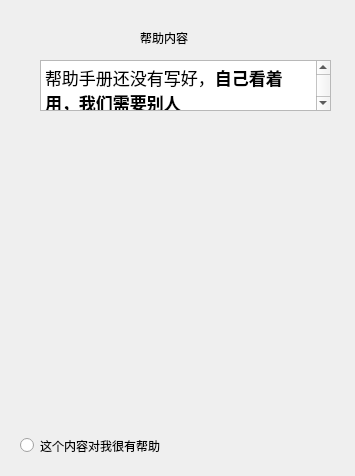
<?xml version="1.0" encoding="UTF-8"?>
<ui version="4.0">
 <class>help</class>
 <widget class="QDialog" name="help">
  <property name="geometry">
   <rect>
    <x>0</x>
    <y>0</y>
    <width>355</width>
    <height>476</height>
   </rect>
  </property>
  <property name="minimumSize">
   <size>
    <width>355</width>
    <height>476</height>
   </size>
  </property>
  <property name="maximumSize">
   <size>
    <width>355</width>
    <height>476</height>
   </size>
  </property>
  <property name="windowTitle">
   <string>帮助手册</string>
  </property>
  <widget class="QLabel" name="label">
   <property name="geometry">
    <rect>
     <x>140</x>
     <y>30</y>
     <width>81</width>
     <height>16</height>
    </rect>
   </property>
   <property name="text">
    <string>帮助内容</string>
   </property>
  </widget>
  <widget class="QTextBrowser" name="textBrowser">
   <property name="geometry">
    <rect>
     <x>40</x>
     <y>60</y>
     <width>291</width>
     <height>51</height>
    </rect>
   </property>
   <property name="html">
    <string>&lt;!DOCTYPE HTML PUBLIC &quot;-//W3C//DTD HTML 4.0//EN&quot; &quot;http://www.w3.org/TR/REC-html40/strict.dtd&quot;&gt;
&lt;html&gt;&lt;head&gt;&lt;meta name=&quot;qrichtext&quot; content=&quot;1&quot; /&gt;&lt;meta charset=&quot;utf-8&quot; /&gt;&lt;style type=&quot;text/css&quot;&gt;
p, li { white-space: pre-wrap; }
&lt;/style&gt;&lt;/head&gt;&lt;body style=&quot; font-family:'.AppleSystemUIFont'; font-size:13pt; font-weight:400; font-style:normal;&quot;&gt;
&lt;p style=&quot; margin-top:0px; margin-bottom:0px; margin-left:0px; margin-right:0px; -qt-block-indent:0; text-indent:0px;&quot;&gt;帮助手册还没有写好，&lt;span style=&quot; font-weight:700;&quot;&gt;自己看着用，我们需要别人&lt;/span&gt;&lt;/p&gt;&lt;/body&gt;&lt;/html&gt;</string>
   </property>
  </widget>
  <widget class="QRadioButton" name="radioButton">
   <property name="geometry">
    <rect>
     <x>20</x>
     <y>430</y>
     <width>231</width>
     <height>31</height>
    </rect>
   </property>
   <property name="text">
    <string>这个内容对我很有帮助</string>
   </property>
  </widget>
 </widget>
 <resources/>
 <connections/>
</ui>
